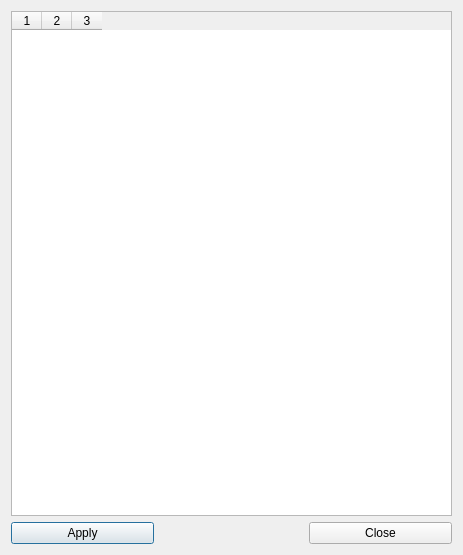
<?xml version="1.0" encoding="UTF-8"?>
<ui version="4.0">
 <class>GrblDialog</class>
 <widget class="QDialog" name="GrblDialog">
  <property name="geometry">
   <rect>
    <x>0</x>
    <y>0</y>
    <width>463</width>
    <height>555</height>
   </rect>
  </property>
  <property name="sizePolicy">
   <sizepolicy hsizetype="Fixed" vsizetype="Fixed">
    <horstretch>0</horstretch>
    <verstretch>0</verstretch>
   </sizepolicy>
  </property>
  <property name="windowTitle">
   <string>Grbl Settings</string>
  </property>
  <layout class="QGridLayout" name="gridLayout">
   <item row="0" column="0" colspan="3">
    <widget class="QTableWidget" name="table">
     <property name="sizePolicy">
      <sizepolicy hsizetype="Preferred" vsizetype="Preferred">
       <horstretch>1</horstretch>
       <verstretch>1</verstretch>
      </sizepolicy>
     </property>
     <property name="inputMethodHints">
      <set>Qt::ImhNone</set>
     </property>
     <property name="autoScrollMargin">
      <number>30</number>
     </property>
     <property name="cornerButtonEnabled">
      <bool>true</bool>
     </property>
     <property name="columnCount">
      <number>3</number>
     </property>
     <attribute name="horizontalHeaderCascadingSectionResizes">
      <bool>false</bool>
     </attribute>
     <attribute name="horizontalHeaderDefaultSectionSize">
      <number>25</number>
     </attribute>
     <attribute name="horizontalHeaderMinimumSectionSize">
      <number>30</number>
     </attribute>
     <attribute name="horizontalHeaderShowSortIndicator" stdset="0">
      <bool>true</bool>
     </attribute>
     <attribute name="horizontalHeaderStretchLastSection">
      <bool>false</bool>
     </attribute>
     <attribute name="verticalHeaderDefaultSectionSize">
      <number>30</number>
     </attribute>
     <attribute name="verticalHeaderStretchLastSection">
      <bool>false</bool>
     </attribute>
     <column/>
     <column/>
     <column/>
    </widget>
   </item>
   <item row="2" column="0">
    <widget class="QPushButton" name="btnOk">
     <property name="text">
      <string>Apply</string>
     </property>
    </widget>
   </item>
   <item row="2" column="2">
    <widget class="QPushButton" name="btnCancel">
     <property name="text">
      <string>Close</string>
     </property>
    </widget>
   </item>
   <item row="2" column="1">
    <spacer name="horizontalSpacer">
     <property name="orientation">
      <enum>Qt::Horizontal</enum>
     </property>
     <property name="sizeHint" stdset="0">
      <size>
       <width>40</width>
       <height>20</height>
      </size>
     </property>
    </spacer>
   </item>
  </layout>
 </widget>
 <resources/>
 <connections/>
</ui>
